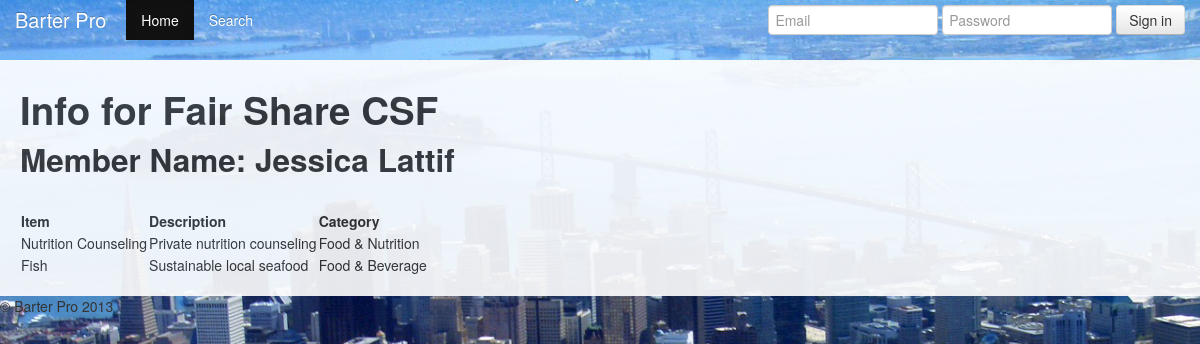
The page /display_user/1 on the database as committed earlier.
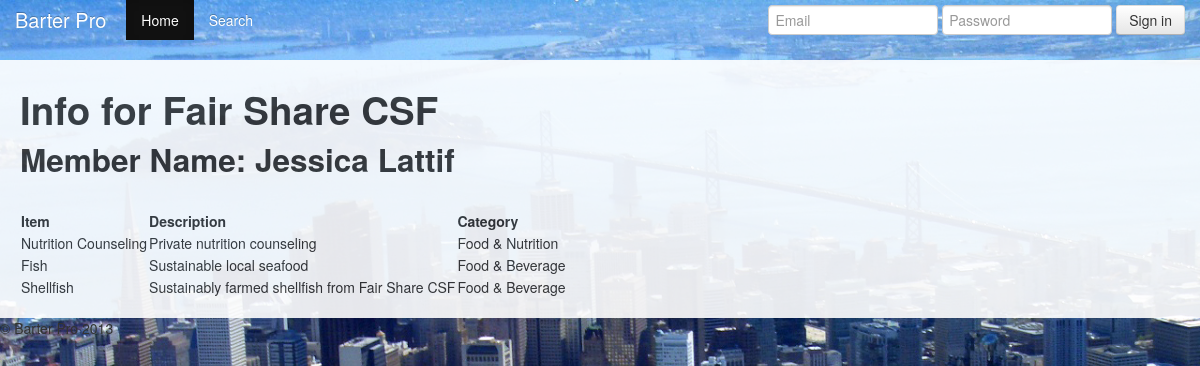
The same page on the database as committed later.
### model.py (models this page shows, shortened)
class Item(Base):
	__tablename__ = 'items'
	id = Column(Integer, primary_key=True)
	name = Column(String)
	description = Column(String)
	owned = Column(Boolean)
	image_url = Column(String, nullable=True)
	user_id = Column(Integer, ForeignKey("users.id"))
	cat_id = Column(Integer, ForeignKey("categories.id"))
	user = relationship("User", backref=backref("items", order_by=id))
	category = relationship("Category", backref=backref("items", order_by=id))

class Category(Base):
	__tablename__ = 'categories'
	id = Column(Integer, primary_key=True)
	name = Column(String)				#category of item listed
	cat_type = Column(Integer) 			#goods or services

### server.py (the view)
@app.route("/display_user/<int:id>", methods=["GET"])
def display_user(id):
	user = db_session.query(User).filter_by(id=id).one()
	items = user.items
	return render_template("display_user.html", user=user, items=items)
	pass

### server.py (called while the page is built)
@app.before_request
def before_request():
	g.user_id = session.get("user_id") #gets user ID from current session
	if not g.user_id: # redirects to log-in if no user ID session
		g.user_id = None
		g.user = None
	else:
		g.user = db_session.query(User).get(g.user_id)
		g.notifications, g.new_confirms = get_notifications()
		print "***************", g.notifications

### Templates/display_user.html (shortened to what this page needs)
{% extends "layout.html" %}
{% block body %}
<div class="container wrapper">
		<h1>Info for {{ user.biz_name }}</h1>
		<h2>Member Name: {{ user.first_name }} {{ user.last_name }}</h2>
		<br>
				<table>
					<td>
					<strong>
						Item
					</strong>
				</td>
				<td>
					<strong>
						Description
					</strong>
				</td>
				<td>
					<strong>
						Category
					</strong>
				</td>
					{% for item in user.items %}
					<tr>
					<td>
						{{ item.name }}
					</td>
					<td>
						{{ item.description }}
					</td>
					<td>
						{{ item.category.name }}
					</td>
					{% endfor %}
				</table>
</div>
{% endblock %}

Rows that differ between the two databases and show on the page:
added Item: name "Shellfish", description "Sustainably farmed shellfish from Fair Share CSF", category.name "Food & Beverage"
